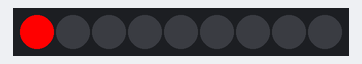
Simulated run of this program. Board: Raspberry Pi Pico running MicroPython. Shown: 9 RGB LEDs in strip order, left to right. Library files of the repository ran but are not shown: neopixel.py.

Above: at 0.15 s.
At 5.46 s:
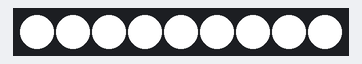
At 9.98 s:
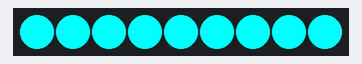
At 20.01 s:
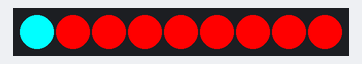
At 29.95 s:
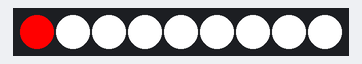
At 39.88 s:
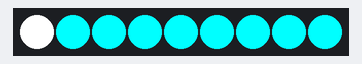

The program:

08_chasingStripe.py
```python
import time
from machine import Pin, ADC
from neopixel import NeoPixel

strip = NeoPixel(Pin(16), 9)
potentiometer = ADC(Pin(26))
# Color
c1 = 255,0,0
c2 = 0,255,255
c3 = 255,255,255
colors = [c1, c2, c3]
mydelay = 0.1
while True:
    for j in colors:
        for i in range(9):
            strip[i] = (j)
            time.sleep(mydelay)
            strip.write()
```
